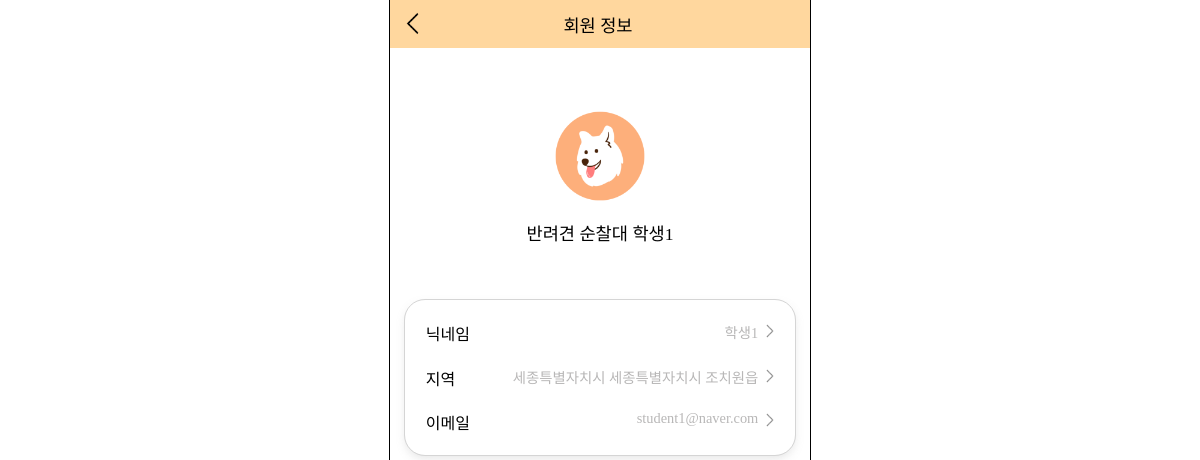
The app's page /accounts/my-profile/ (signed in), older data.
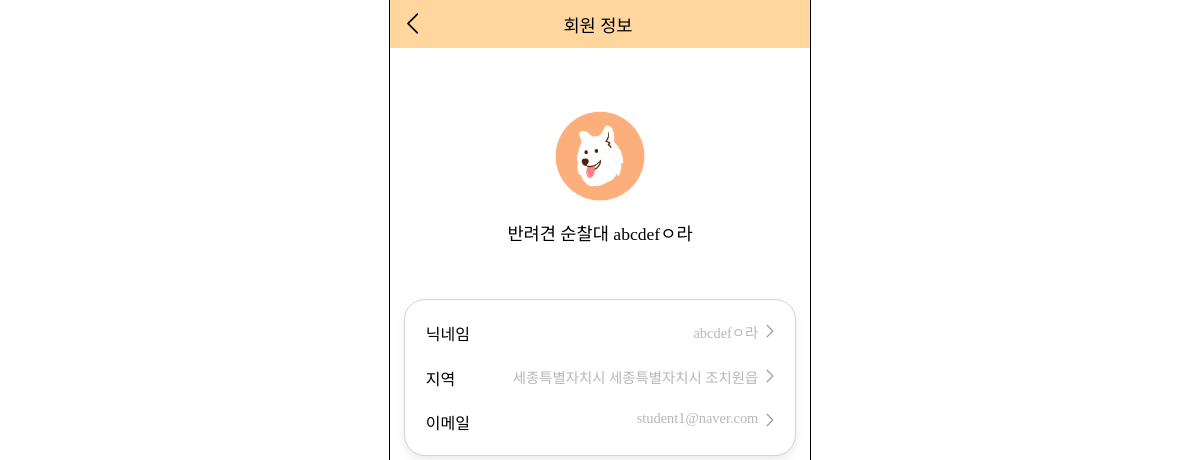
The same page, newer data.
### accounts/models.py (models this page shows, shortened)
class Member(AbstractBaseUser):
    user_id = models.CharField(primary_key=True, max_length=15, null=False, blank=False, unique=True)
    email = models.EmailField(max_length=100, null=False, blank=False, unique=True)
    nickname = models.CharField(null=False, max_length=8, blank=False)
    region_sido = models.CharField(null=False, max_length=30, blank=False)
    region_sigungu = models.CharField(null=False, max_length=30, blank=False)
    region_dong = models.CharField(null=False, max_length=30, blank=False)
    member_type = models.ForeignKey(MemberType, on_delete=models.CASCADE, null=False, blank=False)
    is_active = models.BooleanField(default=True)
    is_admin = models.BooleanField(default=False)
    objects = UserManager()
    USERNAME_FIELD = 'user_id'
    REQUIRED_FIELDS = ['email', 'nickname', 'region_sido', 'region_sigungu', 'region_dong', 'member_type']
    def __str__(self):
        return self.user_id

### accounts/views.py (the view)
# urls.py: path('my-profile/', views.my_profile, name='my_profile'),
def my_profile(request):
    member = Member.objects.get(user_id=request.user)
    member_type = member.member_type.type_name
    context = {
        'member': member,
        'member_type': member_type,
    }
    return render(request, 'accounts/my_profile.html', context)

### templates/accounts/my_profile.html (shortened to what this page needs)
<!DOCTYPE html>
{% load static %}
<html lang="ko">
<head>
    <link rel="stylesheet" href="{% static 'css/my_profile.css' %}">
    <link rel="stylesheet" href="{% static 'css/menubar.css' %}">
    <link rel="stylesheet" as="style" crossorigin href="https://cdn.jsdelivr.net/gh/ungveloper/web-fonts/SCoreDream/font-face.css" />
    <link rel="stylesheet" as="style" crossorigin href="https://cdn.jsdelivr.net/gh/ungveloper/web-fonts/SCoreDream/font-family.css" />
</head>
<body>
    <div class="container-content">
        <div class="contents">
            <div class="top-block">
                <div>
                    <a href="{% url 'accounts:mypage' %}"><img src="{% static 'image/back.png' %}" alt=""></a>
                </div>
                <div class="title">회원 정보</div>
            </div>
            <div class="profile-block">
                <div>
                    {% if member_type == '주민' %}
                        <img src="{% static 'image/people_profile.png' %}" alt="">
                    {% else %}
                        <img src="{% static 'image/petrol_profile.png' %}" alt="">
                    {% endif %}
                </div>
                <div class="nickname">{{ member_type }} <span class="text-strong">{{ member.nickname }}</span></div>
            </div>
            <div class="user-info-block">
                <div class="nickname-block">
                    <div>닉네임</div>
                    <div>
                        <a href="{% url 'accounts:nickname_change' %}">
                            <div class="link-block">
                                <div class="user-name">{{ member.nickname }}</div>
                                <div class="arrow-img">
                                    <img src="{% static 'image/back.png' %}" alt="">
                                </div>
                            </div>
                        </a>
                    </div>
                </div>
                <div class="nickname-block">
                    <div>지역</div>
                    <div>
                        <a href="{% url 'accounts:region_change' %}">
                            <div class="link-block">
                                <div class="user-name">{{ member.region_sido }} {{ member.region_sigungu }} {{ member.region_dong }}</div>
                                <div class="arrow-img">
                                    <img src="{% static 'image/back.png' %}" alt="">
                                </div>
                            </div>
                        </a>
                    </div>
                </div>
                <div class="nickname-block">
                    <div>이메일</div>
                    <div>
                        <a href="">
                            <div class="link-block">
                                <div class="user-name">{{ member.email }}</div>
                                <div class="arrow-img">
                                    <img src="{% static 'image/back.png' %}" alt="">
                                </div>
                            </div>
                        </a>
                    </div>
                </div>
            </div>
        </div>
    </div>
</body>
</html>

Row changes from the older to the newer data that the page shows:
changed Member "세종특별자치시": nickname "학생1" → "abcdefㅇ라"
